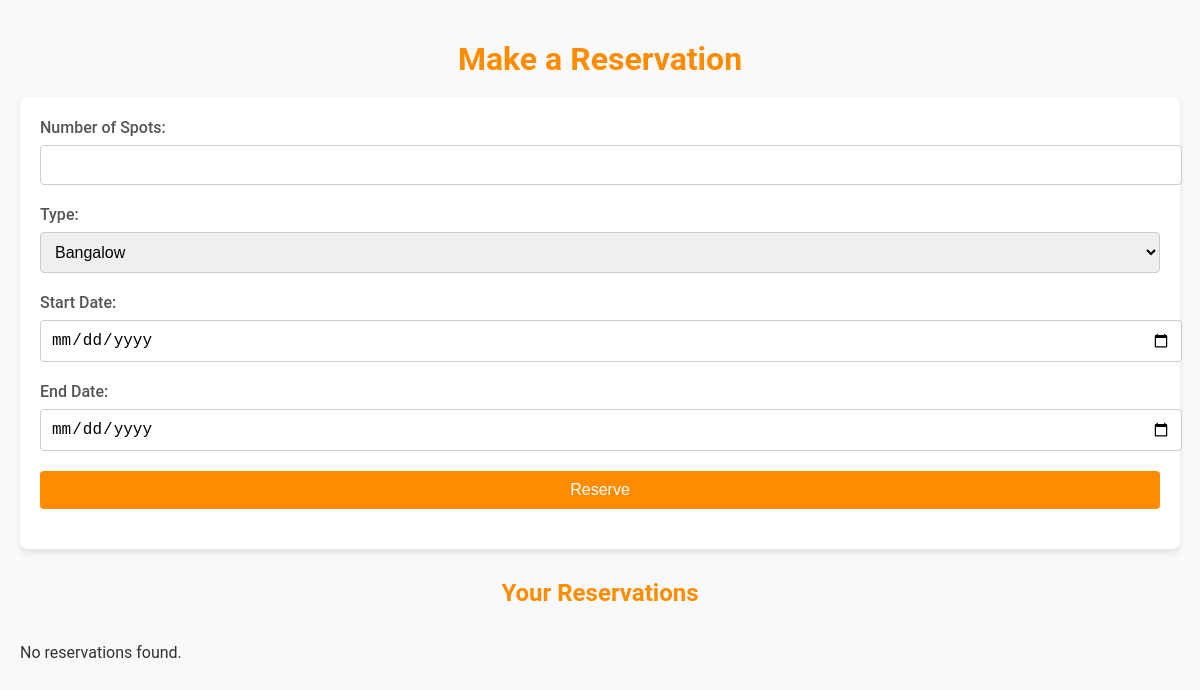
/events/reserve.php (signed in), run on an earlier commit of the app's database.
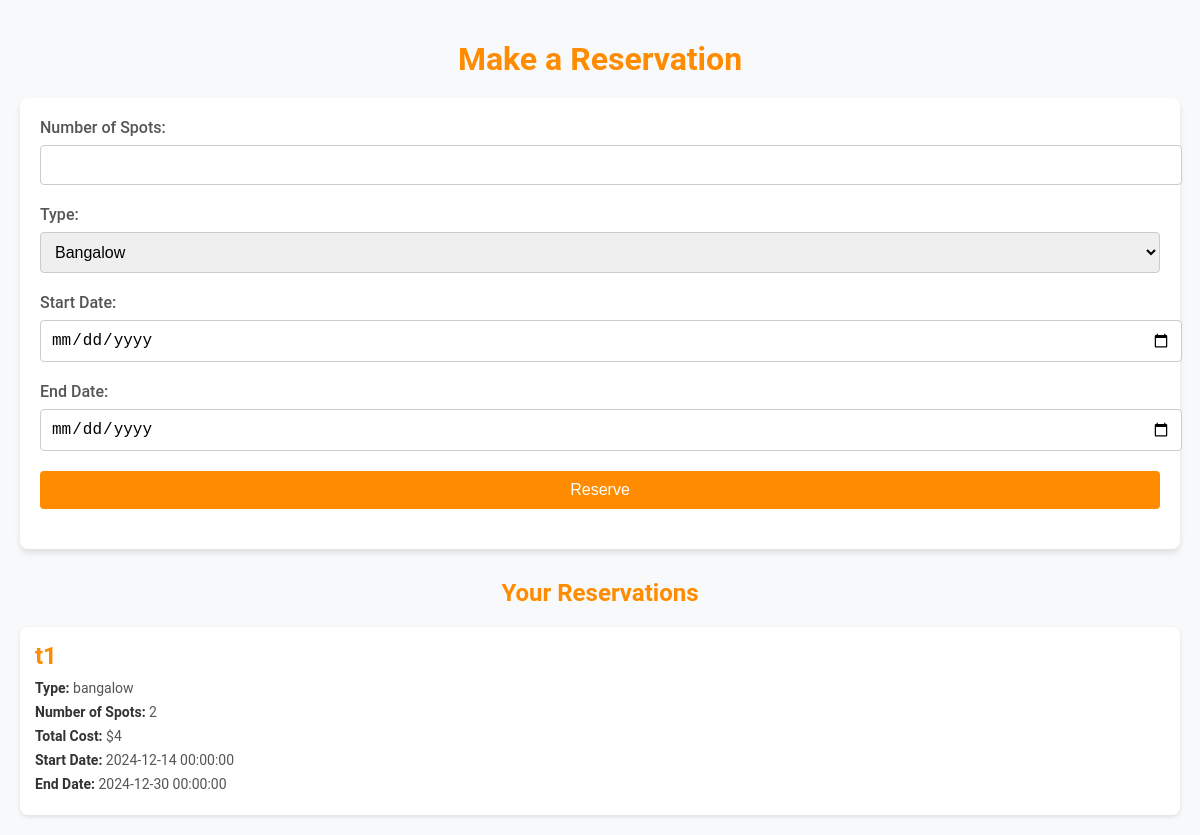
And on a later commit of the database.
### tables this page shows
CREATE TABLE `reservations` (
  `reservation_id` int(11) NOT NULL,
  `user_id` int(11) NOT NULL,
  `site_id` int(11) NOT NULL,
  `reservationDate` date NOT NULL,
  `noOfSpots` int(11) NOT NULL,
  `totalCost` int(11) NOT NULL,
  `type` varchar(60) NOT NULL,
  `startDate` datetime NOT NULL,
  `endDate` datetime NOT NULL
);

CREATE TABLE `campsites` (
  `site_id` int(11) NOT NULL,
  `name` varchar(60) NOT NULL,
  `description` varchar(100) NOT NULL,
  `location` varchar(255) NOT NULL,
  `availableSpots` int(11) NOT NULL,
  `image` varchar(255) NOT NULL,
  `type` varchar(50) NOT NULL,
  `nightCost` decimal(10,2) NOT NULL
);

### events/reserve.php (the view, shortened to what this page needs)
<?php
include "../connection.php";
$user_id = $_SESSION['USER']['user_id'] ?? null;
if($user_id != null) {
?>
<!DOCTYPE html>
<html lang="en">
<head>
    <link rel="stylesheet" href="../css/reservation.css">
</head>
<body>
    <main class="reservation-page">
        <h1>Make a Reservation</h1>
        <form action="" method="post" class="reservation-form">
            <label for="noOfSpots">Number of Spots:</label>
            <input type="number" name="noOfSpots" id="noOfSpots" required>
            <label for="type">Type:</label>
            <select name="type" id="type" required>
                <option value="bangalow">Bangalow</option>
            </select>
            <label for="startDate">Start Date:</label>
            <input type="date" name="startDate" id="startDate" required>
            <label for="endDate">End Date:</label>
            <input type="date" name="endDate" id="endDate" required>
            <button type="submit">Reserve</button>
        </form>
        <h2>Your Reservations</h2>
        <div class="reservations-container">
    <?php
    $query = "SELECT reservations.*, campsites.name AS campsite_name
              FROM reservations
              JOIN campsites ON reservations.site_id = campsites.site_id
              WHERE reservations.user_id = ?";
    $stmt = $conn->prepare($query);
    $stmt->bind_param("i", $user_id);
    $stmt->execute();
    $result = $stmt->get_result();
    if ($result->num_rows > 0) {
        while ($row = $result->fetch_assoc()) {
            echo "
            <div class='reservation-card'>
                <h3>{$row['campsite_name']}</h3>
                <p><strong>Type:</strong> {$row['type']}</p>
                <p><strong>Number of Spots:</strong> {$row['noOfSpots']}</p>
                <p><strong>Total Cost:</strong> \${$row['totalCost']}</p>
                <p><strong>Start Date:</strong> {$row['startDate']}</p>
                <p><strong>End Date:</strong> {$row['endDate']}</p>
            </div>";
        }
    } else {
        echo "<p>No reservations found.</p>";
    }
    ?>
</div>
    </main>
</body>
</html>
<?php   } else {
    echo "
    <script>
        alert('You should be logged in to continue this process');
        window.location.href = '../index.php';
    </script>";
}?>

What changed in the data, as far as the page shows it:
added reservations: site.name "t1", type "bangalow", noOfSpots "2", totalCost "4", startDate "2024-12-14 00:00:00", endDate "2024-12-30 00:00:00"
Also different on the page:
text no longer shown: "No reservations found."
